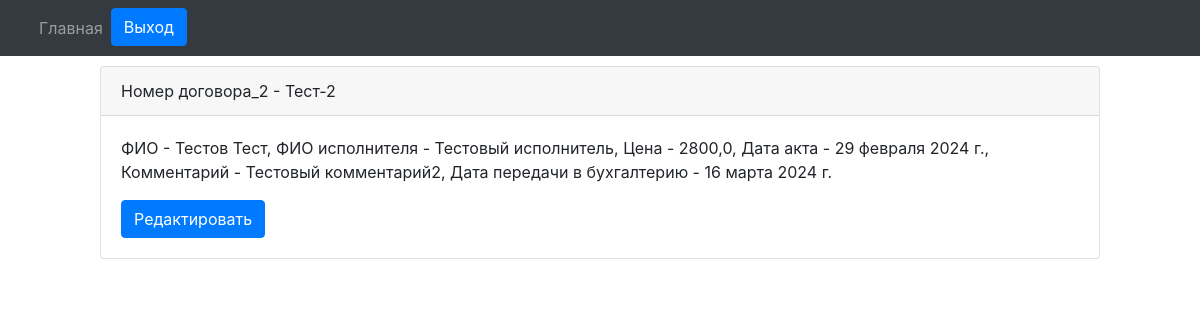
The page /paid_departure/filials/orders/order/1/ (signed in) on the database as committed earlier.
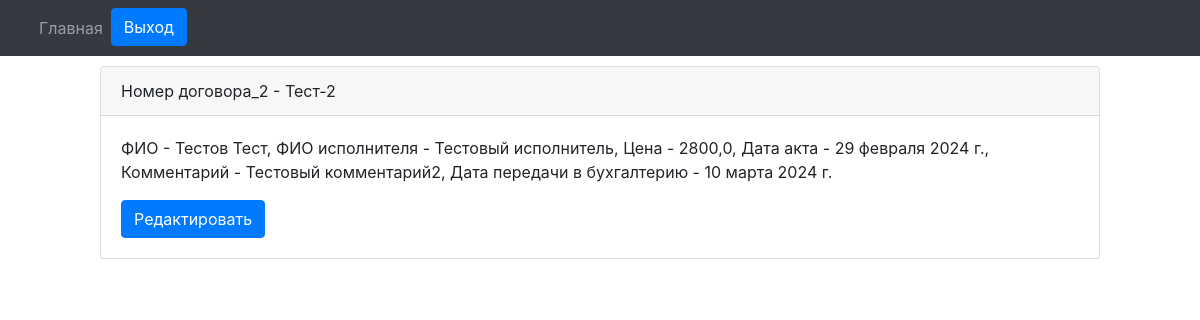
The same page on the database as committed later.
### engine/models.py (models this page shows)
class Reestr_oferts(models.Model):
    number_orders_vozm = models.CharField(max_length=20, blank=False, verbose_name='Номер договора возм.', db_index=True)
    fio = models.CharField(max_length=128, blank=False, verbose_name='ФИО')
    date_orders = models.DateField(auto_now_add=True, verbose_name='Дата договора')
    date_akt = models.DateField(auto_now_add=True, verbose_name='Дата акта')
    exicutor = models.ForeignKey(Exicuters, on_delete=models.PROTECT, verbose_name='Исполнитель')
    filial = models.ForeignKey(Filials, on_delete=models.PROTECT, verbose_name='Филиал')
    price = models.FloatField(max_length=10, verbose_name='Цена')
    date_buhgt = models.DateField(verbose_name='Дата передачи в бухгалтерию')
    comment = models.CharField(max_length=512, verbose_name='Комментарий')

class Exicuters(models.Model):
    fio = models.CharField(max_length=128, blank=False, verbose_name='ФИО исполнителя')
    filial = models.ForeignKey(Filials, on_delete=models.PROTECT, verbose_name='Филиал к котрому привязан исполнитель')
    def __str__(self):
        return self.fio

### engine/views.py (the view)
# urls.py: path('filials/orders/order/<int:id_order>/', get_order, name='get_order'),
@login_required
def get_order(request, id_order):
    if not request.user.has_perm('engine.view_reestr_oferts'):
        queryset = Reestr_oferts.objects.get(pk=id_order)
        filial = str(queryset.filial)
        user_filial = str(request.user.filial)
        if filial == user_filial:
            order = Reestr_oferts.objects.get(pk=id_order)
        else:
            raise PermissionError
    else:
        order = Reestr_oferts.objects.get(pk=id_order)
    context = {
        'order': order
    }
    return render(request, 'orders/order.html', context=context)

### engine/templates/orders/order.html (shortened to what this page needs)
{% extends "orders/base.html" %}
{% block nav %}{% include 'orders/nav.html' %}{% endblock %}
{% block content %}
<div class="card" style="margin: 10px 100px 10px 100px;">
    <div class="card-header">
      Номер договора_2 - {{ order.number_orders_vozm }}
    </div>
    <div class="card-body">
      <p class="card-text">ФИО - {{ order.fio }}, ФИО исполнителя - {{ order.exicutor }}, Цена - {{ order.price }}, Дата акта - {{ order.date_akt }}, Комментарий - {{ order.comment }}, Дата передачи в бухгалтерию - {{ order.date_buhgt }}</p>
      <a href="{% url 'edit_order' order.pk %}" class="btn btn-primary">Редактировать</a>
    </div>
  </div>
{% endblock %}

Rows that differ between the two databases and show on the page:
changed Reestr_oferts "Тест-2": date_buhgt "16 марта 2024 г." → "10 марта 2024 г."
